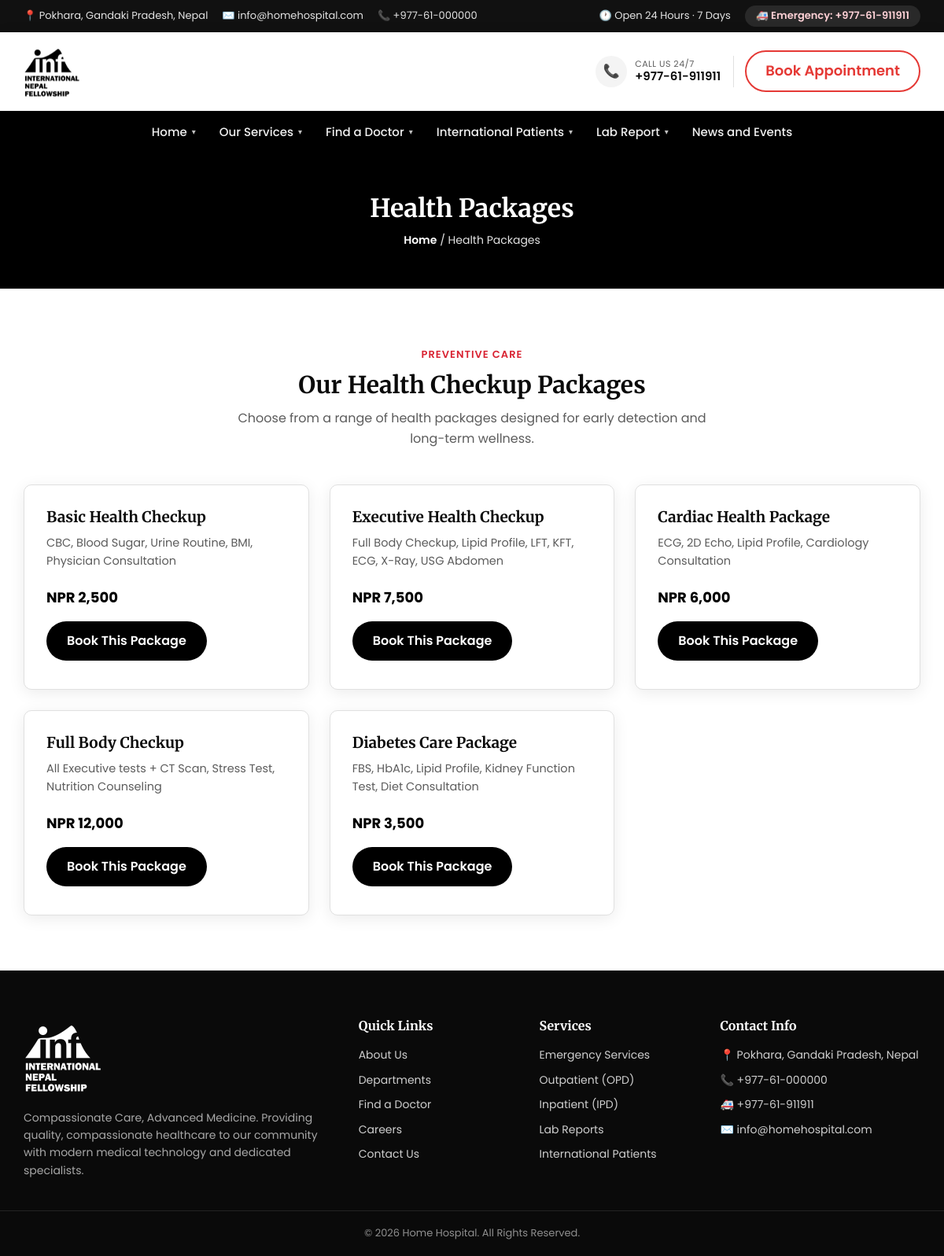
Screenshot of /pages/health-packages.php with the database file from the repository.
### tables this page shows
CREATE TABLE IF NOT EXISTS health_packages (
    id INT NOT NULL AUTO_INCREMENT,
    name VARCHAR(150) NOT NULL,
    price VARCHAR(50) NOT NULL,
    includes_text TEXT NOT NULL,
    is_active TINYINT(1) NOT NULL DEFAULT 1,
    created_at DATETIME NOT NULL DEFAULT CURRENT_TIMESTAMP,
    PRIMARY KEY (id)
);

### pages/health-packages.php (called while the page is built, shortened)
<?php
require_once __DIR__ . '/../includes/config.php';
$health_packages = HealthPackage::allActive();
View::render('pages/health-packages', compact('page_title', 'health_packages', 'nav_menu'));

### includes/config.php (called while the page is built, shortened)
<?php
function e($value) {
    return htmlspecialchars((string)$value, ENT_QUOTES, 'UTF-8');
}
function site_url(string $path): string
{
    static $base = null;
    if ($base === null) {
        $docRoot = str_replace('\\', '/', rtrim($_SERVER['DOCUMENT_ROOT'] ?? '', '/'));
        $appRoot = str_replace('\\', '/', dirname(__DIR__));
        if ($docRoot !== '' && strpos($appRoot, $docRoot) === 0) {
            $base = '/' . ltrim(substr($appRoot, strlen($docRoot)), '/');
        } else {
            $base = '';
        }
        if ($base !== '') {
            $base = ($base === '/') ? '/' : rtrim($base, '/') . '/';
        }
    }
    return $base . $path;
}
spl_autoload_register(function ($class) {
    $prefix = 'App\\';
    $baseDir = __DIR__ . '/../app/';
    $len = strlen($prefix);
    $relativeClass = substr($class, $len);
    $file = $baseDir . str_replace('\\', '/', $relativeClass) . '.php';
});
function load_site_content() {
    $health_packages = HealthPackage::allActive();
    return compact('departments', 'doctors', 'health_packages', 'news_events');
}
$site_content = load_site_content();

### app/Core/Database.php (called while the page is built, shortened)
<?php
class Database
{
    private static ?Database $instance = null;
    private PDO $pdo;
    private function __construct()
    {
        $driver = defined('DB_DRIVER') ? DB_DRIVER : 'mysql';
        if ($driver === 'mysql') {
            $dsn = 'mysql:host=' . (defined('DB_HOST') ? DB_HOST : '127.0.0.1')
                . ';port=' . (defined('DB_PORT') ? DB_PORT : '3306')
                . ';dbname=' . (defined('DB_NAME') ? DB_NAME : 'hospital')
                . ';charset=utf8mb4';
            $this->pdo = new PDO($dsn, defined('DB_USER') ? DB_USER : 'root', defined('DB_PASS') ? DB_PASS : '');
        }
        $this->pdo->setAttribute(PDO::ATTR_ERRMODE, PDO::ERRMODE_EXCEPTION);
        $this->pdo->setAttribute(PDO::ATTR_DEFAULT_FETCH_MODE, PDO::FETCH_ASSOC);
    }
    public static function getInstance(): self
    {
        if (self::$instance === null) {
            self::$instance = new self();
        }
        return self::$instance;
    }
    public function fetchAll(string $sql, array $params = []): array
    {
        $stmt = $this->pdo->prepare($sql);
        $stmt->execute($params);
        return $stmt->fetchAll();
    }
}

### app/Core/Model.php (called while the page is built, shortened)
<?php
abstract class Model
{
    protected static string $table;
    public static function where(string $where, array $params = [], string $orderBy = ''): array
    {
        $sql = 'SELECT * FROM ' . static::$table . ' WHERE ' . $where;
        if ($orderBy) {
            $sql .= ' ORDER BY ' . $orderBy;
        }
        return Database::getInstance()->fetchAll($sql, $params);
    }
}

### app/Models/HealthPackage.php (called while the page is built, shortened)
<?php
class HealthPackage extends Model
{
    public static function allActive(): array
    {
        return self::where('is_active = 1', [], 'id');
    }
}

### app/Views/pages/health-packages.php (the view)
<section class="page-banner">
  <div class="container">
    <h1>Health Packages</h1>
    <div class="breadcrumb"><a href="<?php echo e(site_url('pages/index.php')); ?>">Home</a> / Health Packages</div>
  </div>
</section>
<section class="section">
  <div class="container">
    <div class="section-title">
      <span>Preventive Care</span>
      <h2>Our Health Checkup Packages</h2>
      <p>Choose from a range of health packages designed for early detection and long-term wellness.</p>
    </div>
    <div class="grid grid-3">
      <?php foreach ($health_packages as $pkg): ?>
      <div class="card">
        <h3><?php echo e($pkg['name']); ?></h3>
        <p class="mb-20"><?php echo e($pkg['includes_text']); ?></p>
        <strong style="color:var(--primary); font-size:18px; display:block; margin-bottom:16px;"><?php echo e($pkg['price']); ?></strong>
        <a href="<?php echo e(site_url('pages/book-appointment.php')); ?>" class="btn btn-secondary">Book This Package</a>
      </div>
      <?php endforeach; ?>
    </div>
  </div>
</section>

### css/style.css (style rules this page uses)
:root { --primary:#000000; --primary-dark:#111111; --accent:#d92332; --light:#f4f4f4; --gray:#5c5c5c; --dark:#0a0a0a; --white:#ffffff; --border:#e0e0e0; --radius:10px; --shadow:0 4px 20px rgba(0,0,0,0.08); --font-body:'Poppins',sans-serif; --font-head:'Merriweather',serif; }
* { margin:0;padding:0;box-sizing:border-box; }
body { font-family:var(--font-body);color:var(--dark);line-height:1.6;background:var(--white); }
h1,h2,h3,h4 { font-family:var(--font-head);color:var(--dark);line-height:1.3; }
.container { max-width:1180px;margin:0 auto;padding:0 20px; }
.btn { display:inline-block;padding:12px 26px;border-radius:30px;font-weight:600;cursor:pointer;border:none;transition:.25s; }
.btn-secondary { background:var(--primary);color:#fff; }
.site .btn-secondary { position:relative;overflow:hidden;transition:background .35s cubic-bezier(.4,0,.2,1),color .35s ease,transform .35s ease,box-shadow .35s ease; }
.site .btn-secondary::before { content:'';position:absolute;top:0;left:-130%;width:55%;height:100%;background:linear-gradient(115deg,transparent,rgba(255,255,255,.4),transparent);transform:skewX(-20deg);transition:left .7s ease; }
.page-banner { background:var(--primary);color:#fff;padding:50px 0;text-align:center; }
.page-banner h1 { color:#fff;font-size:32px; }
.breadcrumb { margin-top:8px;font-size:14px;color:#e3e3e3; }
.breadcrumb a { color:#fff;font-weight:600; }
.section { padding:70px 0; }
.section-title { text-align:center;max-width:640px;margin:0 auto 45px; }
.section-title span { color:var(--accent);font-weight:600;letter-spacing:1px;text-transform:uppercase;font-size:13px; }
.section-title h2 { font-size:30px;margin-top:8px; }
.section-title p { color:var(--gray);margin-top:10px; }
.grid { display:grid;gap:26px; }
.grid-3 { grid-template-columns:repeat(3,1fr); }
.card { background:#fff;border:1px solid var(--border);border-radius:var(--radius);padding:28px;box-shadow:var(--shadow);transition:.25s; }
.site .card,.site .doctor-card { transition:transform .35s cubic-bezier(.4,0,.2,1),background .35s cubic-bezier(.4,0,.2,1),border-color .35s ease,box-shadow .35s ease; }
.site .card h3,.site .card p,.site .card strong,.site .doctor-card h3,.site .doctor-card p,.site .doctor-card .dept { transition:color .35s ease; }
.card h3 { font-size:19px;margin-bottom:10px; }
.card p { color:var(--gray);font-size:14.5px; }
.mb-20 { margin-bottom:20px; }

### rows the page displays
health_packages: name "Basic Health Checkup", includes_text "CBC, Blood Sugar, Urine Routine, BMI, Physician Consultation", price "NPR 2,500"
health_packages: name "Executive Health Checkup", includes_text "Full Body Checkup, Lipid Profile, LFT, KFT, ECG, X-Ray, USG Abdomen", price "NPR 7,500"
health_packages: name "Cardiac Health Package", includes_text "ECG, 2D Echo, Lipid Profile, Cardiology Consultation", price "NPR 6,000"
health_packages: name "Full Body Checkup", includes_text "All Executive tests + CT Scan, Stress Test, Nutrition Counseling", price "NPR 12,000"
health_packages: name "Diabetes Care Package", includes_text "FBS, HbA1c, Lipid Profile, Kidney Function Test, Diet Consultation", price "NPR 3,500"

### other values shown
SITE_ADDRESS "Pokhara, Gandaki Pradesh, Nepal"
SITE_EMAIL "info@homehospital.com"
SITE_PHONE "+977-61-000000"
SITE_EMERGENCY "+977-61-911911"
$label "Home"
$label "Our Services"
$label "Find a Doctor"
$label "International Patients"
$label "Lab Report"
$label "News and Events"
SITE_TAGLINE "Compassionate Care, Advanced Medicine"
SITE_NAME "Home Hospital"
